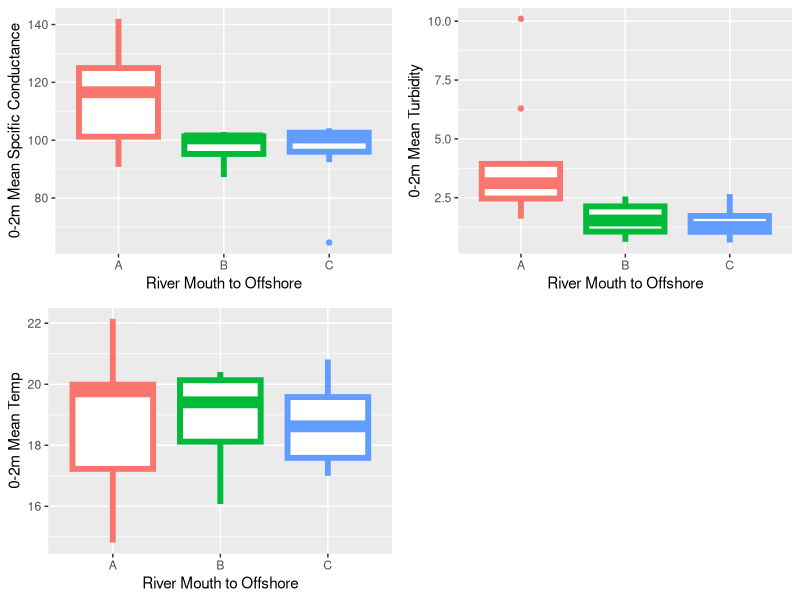

The R source for this figure:
## ---- chunk 1
## Generally you will not edit this chunk at all.
knitr::opts_chunk$set(echo=TRUE,fig.width=8,fig.height=5,comment="#R>")
library(tidyverse)
library(lubridate)
library(magrittr)
## ---- chunk 2
d <- read_csv("LLO_Burke_TROLL_21.csv") %>%
  mutate(Date=as.Date(Date,format="%m/%d/%y"))
## ---- chunk 3
sp <- d %>%
  select(Category,Date,m,SpCond) %>%
  filter(m<=2) %>%
  na.omit(sp)
sp_sum <- sp %>%
  group_by(Category,Date) %>%
  summarize(n=n(),
            mn_SpCond=mean(SpCond,na.rm=TRUE),
            sd_SpCond=sd(SpCond,na.rm=TRUE)) %>% 
  ungroup() 
turb <- d %>%
  select(Category,Date,m,Turbidity) %>%
  filter(m<=2) %>%
  na.omit(turb)
turb_sum <- turb %>%
  group_by(Category,Date) %>%
  summarize(n=n(),
            mn_Turb=mean(Turbidity,na.rm=TRUE),
            sd_Turb=sd(Turbidity,na.rm=TRUE)) %>% 
  ungroup() 
temp <- d %>%
  select(Category,Date,m,Temp) %>%
  filter(m<=2) %>%
  na.omit(temp)
temp_sum <- temp %>%
  group_by(Category,Date) %>%
  summarize(n=n(),
            mn_Temp=mean(Temp,na.rm=TRUE),
            sd_Temp=sd(Temp,na.rm=TRUE)) %>%
  ungroup() 
## ---- chunk 4
sp1 <- ggplot(sp_sum, aes(x = factor(Category,level = c('A', 'B', 'C')),y= mn_SpCond,color = Category)) +
  geom_boxplot(data = sp_sum, aes(y = mn_SpCond), size = 2) +
  labs(x="River Mouth to Offshore",y="0-2m Mean Spcific Conductance") +
  theme(legend.position = "none")
tb1 <- ggplot(turb_sum, aes(x = factor(Category,level = c('A', 'B', 'C')),y= mn_Turb,color = Category)) +
  geom_boxplot(data = turb_sum, aes(y = mn_Turb), size = 2) +
  labs(x="River Mouth to Offshore",y="0-2m Mean Turbidity") +
  theme(legend.position = "none")
tm1 <- ggplot(temp_sum, aes(x = factor(Category,level = c('A', 'B', 'C')),y= mn_SpCond,color = Category)) +
  geom_boxplot(data = temp_sum, aes(y = mn_Temp), size = 2) +
  labs(x="River Mouth to Offshore",y="0-2m Mean Temp") +
  theme(legend.position = "none")
gridExtra::grid.arrange(sp1,tb1,tm1, ncol=2)


